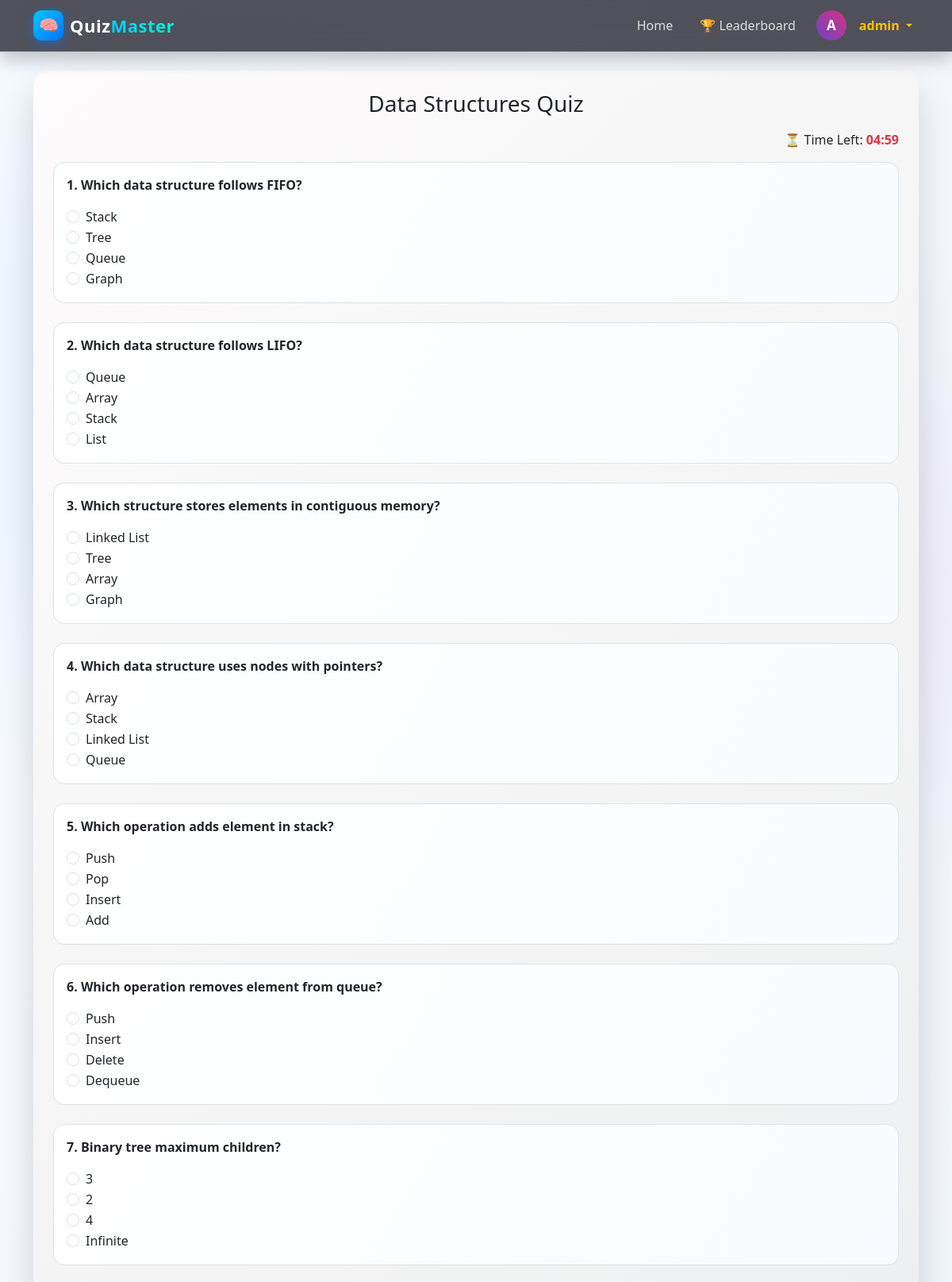
Page /quiz/4/ (signed in, upper part) on the committed database.
### quiz/models.py (models this page shows, shortened)
class Category(models.Model):
    name = models.CharField(max_length=100)

class Question(models.Model):
    category = models.ForeignKey(Category, on_delete=models.CASCADE)
    text = models.CharField(max_length=255)
    correct_answer = models.CharField(max_length=255)

class Choice(models.Model):
    question = models.ForeignKey(Question, on_delete=models.CASCADE)
    text = models.CharField(max_length=255)

### quiz/views.py (the view, shortened to what this page needs)
# urls.py: path('quiz/<int:category_id>/', views.quiz, name='quiz'),
@login_required
def quiz(request, category_id):
    category = Category.objects.get(id=category_id)
    questions = Question.objects.filter(category=category)
    return render(request, 'quiz/quiz_page.html', {
        'questions': questions,
        'category': category
    })

### quiz/templates/quiz/quiz_page.html (shortened to what this page needs)
{% extends 'quiz/base.html' %}
{% block content %}
<div class="quiz-wrapper">
<h3 class="text-center mb-3">{{ category.name }} Quiz</h3>
<div class="text-end mb-3">
⏳ Time Left: <span id="time" class="fw-bold text-danger">05:00</span>
</div>
<form method="post" id="quiz-form">
{% for question in questions %}
<div class="mb-4 p-3 border question-box">
<p class="fw-bold">
{{ forloop.counter }}. {{ question.text }}
</p>
{% for choice in question.choice_set.all %}
<div class="form-check">
<input class="form-check-input" type="radio"
name="{{ question.id }}"
value="{{ choice.text }}" required>
<label class="form-check-label">{{ choice.text }}</label>
</div>
{% endfor %}
</div>
{% endfor %}
</form>
</div>
{% endblock %}

### quiz/templates/quiz/base.html (shortened to what this page needs)
<!DOCTYPE html>
<html lang="en">
<head>
<link href="https://cdn.jsdelivr.net/npm/bootstrap@5.3.2/dist/css/bootstrap.min.css" rel="stylesheet">
</head>
<body class="d-flex flex-column min-vh-100">
<nav class="navbar navbar-expand-lg premium-navbar sticky-top">
<div class="container">
<a class="navbar-brand premium-logo d-flex align-items-center" href="{% url 'home' %}">
    <div class="logo-icon">🧠</div>
    <div class="logo-text ms-2">
        Quiz<span>Master</span>
    </div>
</a>
<div class="collapse navbar-collapse" id="navbarNav">
<ul class="navbar-nav ms-auto align-items-center">
{% if user.is_authenticated %}
<li class="nav-item">
<a class="nav-link premium-link" href="{% url 'home' %}">Home</a>
</li>
<li class="nav-item">
<a class="nav-link premium-link" href="{% url 'leaderboard' %}">🏆 Leaderboard</a>
</li>
<li class="nav-item dropdown d-flex align-items-center">
{% with user.socialaccount_set.all.0 as social %}
{% if social %}
<img src="{{ social.get_avatar_url }}" class="avatar-img">
{% else %}
<div class="avatar-circle">
{{ user.username|first|upper }}
</div>
{% endif %}
{% endwith %}
<a class="nav-link dropdown-toggle username-text"
href="#"
data-bs-toggle="dropdown">
{{ user.username }}
</a>
</li>
{% endif %}
</ul>
</div>
</div>
</nav>
<div class="container mt-4">
{% block content %}{% endblock %}
</div>
</body>
</html>

### quiz/templates/quiz/base.html (style rules this page uses)
body { background: radial-gradient(circle at 20% 20%, #e3f2fd 0%, transparent 25%), radial-gradient(circle at 80% 30%, #ede7f6 0%, transparent 25%), radial-gradient(circle at 50% 80%, #e8f5e9 0%, transparent 25%), linear-gradient(120deg,#f8fbff,#eef3f9); }
.premium-navbar { background: rgba(25,25,35,0.75); backdrop-filter: blur(12px); border-bottom:1px solid rgba(255,255,255,0.1); box-shadow:0 8px 25px rgba(0,0,0,0.25); }
.premium-logo { text-decoration:none; }
.logo-icon { width:38px; height:38px; border-radius:10px; background:linear-gradient(135deg,#00c6ff,#0072ff); display:flex; align-items:center; justify-content:center; font-size:20px; box-shadow:0 4px 15px rgba(0,114,255,0.5); }
.logo-text { font-size:22px; font-weight:700; color:white; letter-spacing:.5px; }
.logo-text span { background:linear-gradient(45deg,#00c6ff,#00ffcc); -webkit-background-clip:text; color:transparent; }
.premium-link { color:#ddd !important; position:relative; margin-right:18px; transition:.3s; }
.premium-link::after { content:''; position:absolute; width:0%; height:2px; background:#00c6ff; bottom:0; left:0; transition:.3s; }
.avatar-circle { width:38px; height:38px; border-radius:50%; background:linear-gradient(45deg,#6f42c1,#d63384); color:white; display:flex; align-items:center; justify-content:center; font-weight:bold; font-size:17px; margin-right:8px; }
.username-text { color:#ffc107 !important; font-weight:600; }

### quiz/templates/quiz/quiz_page.html (style rules this page uses)
.quiz-wrapper { background:linear-gradient(135deg,#fdfbfb,#ebedee); padding:25px; border-radius:20px; box-shadow:0 25px 40px rgba(0,0,0,0.15); }
.question-box { background:linear-gradient(120deg,#ffffff,#f8fbff); border-radius:14px; transition:.3s; }

### rows in the picture
Category: name "Data Structures"
Question: text "Which data structure follows FIFO?"
Choice: text "Stack"
Choice: text "Tree"
Choice: text "Queue"
Choice: text "Graph"
Question: text "Which data structure follows LIFO?"
Choice: text "Queue"
Choice: text "Array"
Choice: text "Stack"
Choice: text "List"
Question: text "Which structure stores elements in contiguous memory?"
Choice: text "Linked List"
Choice: text "Tree"
Choice: text "Array"
Choice: text "Graph"
Question: text "Which data structure uses nodes with pointers?"
Choice: text "Array"
Choice: text "Stack"
Choice: text "Linked List"
Choice: text "Queue"
Question: text "Which operation adds element in stack?"
Choice: text "Push"
Choice: text "Pop"
Choice: text "Insert"
Choice: text "Add"
Question: text "Which operation removes element from queue?"
Choice: text "Push"
Choice: text "Insert"
Choice: text "Delete"
Choice: text "Dequeue"
Question: text "Binary tree maximum children?"
Choice: text "3"
Choice: text "2"
Choice: text "4"
Choice: text "Infinite"

### other values in the picture
{{ user.username|first|upper }} "A"
{{ user.username }} "admin"
